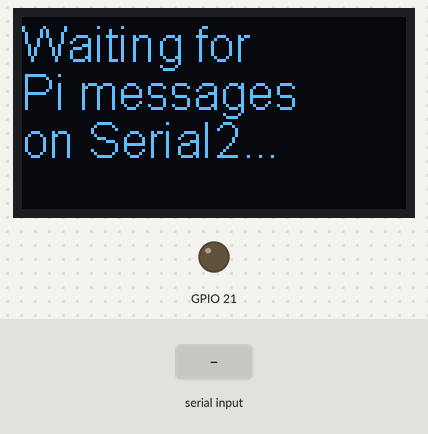
Bench run of a sketch on a simulated ESP32-S3. Shown: 128×64 one-colour display, output pins drawn as LEDs (lit = HIGH). The inputs (shaded band) are chosen by the test bench.

Above: at 3.6 s.
3.7 s: "1\n" received over the second serial link
At 4.1 s:
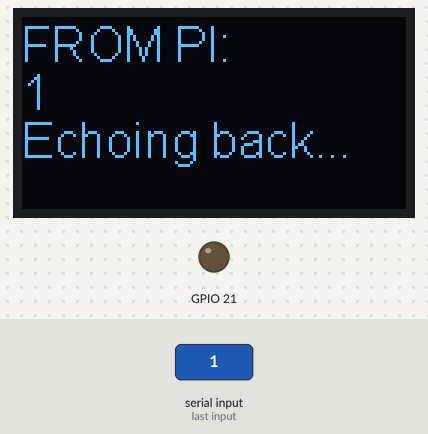
6.7 s: "0\n" received over the second serial link
At 7.6 s:
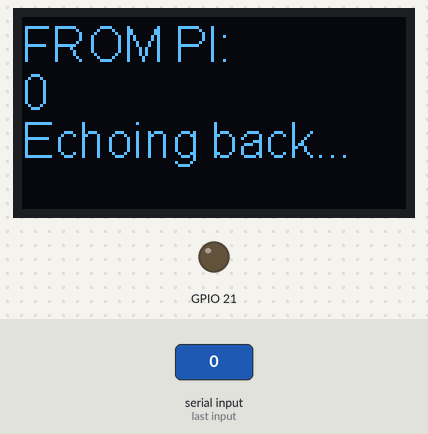
9.7 s: "2\n" received over the second serial link
At 11.1 s:
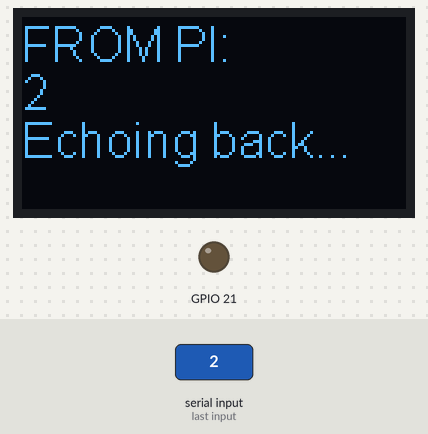
Timing chart, 0 to 12.7 s (numbered marks = the images above; inputs shaded):
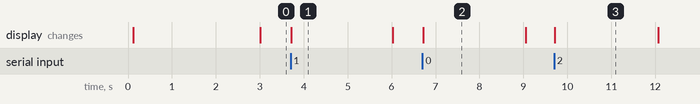

The sketch:

serial_test.ino
```cpp
// serial_test.ino
// This sketch is designed to test Serial2 communication with a Raspberry Pi.
// Use a serial terminal on the pi to send messages.
// Ensure that the USB cable of the Heltec board is disconnected to avoid interference.

#include "heltec.h"
#include "HT_SSD1306Wire.h"

// OLED setup
static SSD1306Wire display(0x3C, 500000, SDA_OLED, SCL_OLED, GEOMETRY_128_64, RST_OLED);

void VextON() {
  pinMode(Vext, OUTPUT);
  digitalWrite(Vext, LOW);
}

void setup() {
  // NO USB Serial - only Serial2 for Pi communication
  // Hardware Serial2 for Pi communication (Tx=43, Rx=44)
  Serial2.begin(115200, SERIAL_8N1, 44, 43);  // RX, TX

  VextON();
  delay(100);

  // Initialize display
  display.init();
  display.setFont(ArialMT_Plain_16);
  display.setTextAlignment(TEXT_ALIGN_LEFT);
  display.clear();
  display.drawString(0, 0, "Pi Only Test");
  display.drawString(0, 16, "No USB Serial");
  display.drawString(0, 32, "Ready!");
  display.display();
}

void loop() {
  // Check for data from Pi (Serial2) - MAIN FUNCTION
  if (Serial2.available()) {
    String receivedData = Serial2.readStringUntil('\n');
    receivedData.trim();

    if (receivedData.length() > 0) {
      // Update OLED display
      display.clear();
      display.drawString(0, 0, "FROM PI:");
      display.drawString(0, 16, receivedData.substring(0, 10)); // First 10 chars
      display.drawString(0, 32, "Echoing back...");
      display.display();

      // Echo back to Pi with prefix
      Serial2.println("ECHO: " + receivedData);

      delay(1000); // Show message longer
    }
  }

  // Show status every 3 seconds when idle
  static unsigned long lastStatusUpdate = 0;
  if (millis() - lastStatusUpdate > 3000) {
    display.clear();
    display.drawString(0, 0, "Waiting for");
    display.drawString(0, 16, "Pi messages");
    display.drawString(0, 32, "on Serial2...");
    display.display();

    lastStatusUpdate = millis();
  }
}
```

Measured:
- after the input at 3.7 s, the display: changes at once (image 1)
- after the input at 6.7 s, the display: changes at once (image 2)
- after the input at 9.7 s, the display: changes at once (image 3)
- what the display in image 1 shows lasts 2.3 s, from 3.7 s to 6.0 s
